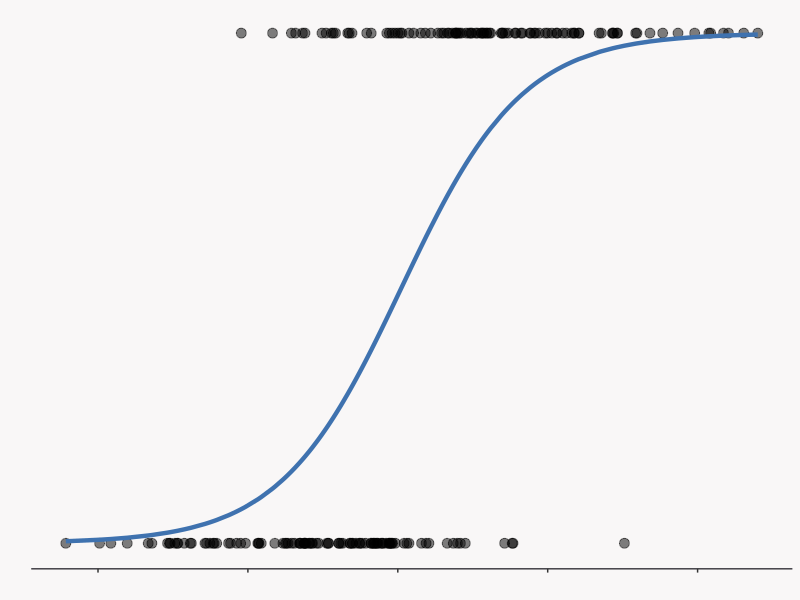

Recreate this plot in R.
## ---- chunk 1
#| echo: false
#| warning: false
library(ggplot2)
set.seed(1)

plot_alpha <- .50
plot_fill <- "#3F72AF"
plot_color <- "#112D4E"

n <- 200
x <- rnorm(n)
lin_pred <- 3*x 

y <- rbinom(n, 1, prob = plogis(lin_pred))

mod <- glm(y ~ x, family = binomial())

data <- tibble::tibble(
  x = x,
  y = y,
  pred_prob = predict(mod, type = "response")
)

ggplot2::ggplot(
  data = data,
  ggplot2::aes(x = x, y = y)
) + 
  ggplot2::geom_point(fill = plot_fill, size = 3, alpha = plot_alpha) + 
  ggplot2::geom_line(ggplot2::aes(x = x, y = pred_prob),
                     linewidth = 1.5, color = plot_fill) + 
  ggplot2::theme(
    plot.background = element_rect(fill = "#F9F7F7", colour = "#F9F7F7"),
    panel.background = element_rect(fill = "#F9F7F7"),
    axis.line.x = element_line(colour = "#3D3C42"),
    axis.line.y = ggplot2::element_blank(),
    panel.grid.minor = element_line(colour = "#F9F7F7"),
    panel.grid.major = element_line(colour = "#F9F7F7"),
    axis.ticks.y = ggplot2::element_line(linewidth = 0),
    axis.text.y = ggplot2::element_blank(),
    axis.text.x = ggplot2::element_blank()
  ) + 
  ggplot2::labs(
    x = "",
    y = ""
  )

